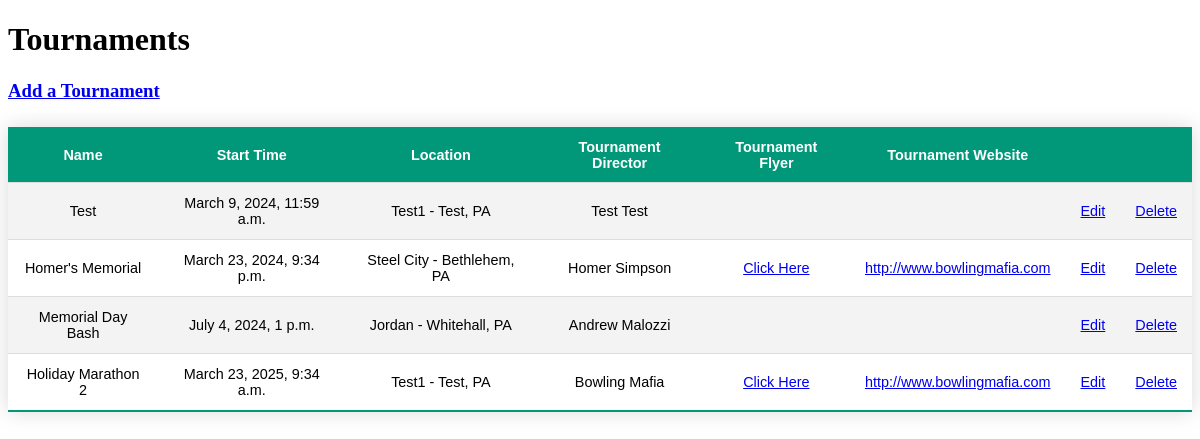
/tournaments (signed in), run on an earlier commit of the app's database.
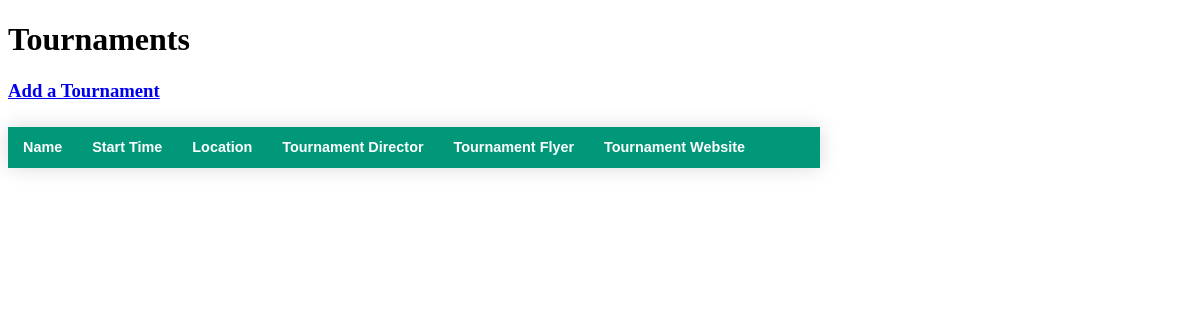
And on a later commit of the database.
### tournaments/models.py (models this page shows)
class Tournament(models.Model):
    tournament_name = models.CharField(max_length=128)
    start_time = models.DateTimeField()
    bowling_center = models.ForeignKey(BowlingCenter, on_delete=models.CASCADE)
    tournament_director = models.ForeignKey(TournamentDirector, on_delete=models.CASCADE)
    website = models.URLField(max_length=256, blank=True)
    flyer = models.FileField(upload_to='tournament_flyers', blank=True)
    def __str__(self):
        return s.capwords(self.tournament_name)
    class Meta:
        ordering = ['start_time']

class BowlingCenter(models.Model):
    center_name = models.CharField(max_length=64)
    address = models.CharField(max_length=128)
    city = models.CharField(max_length=64)
    state = USStateField()
    zip_code = USZipCodeField(max_length=5)
    phone_number = PhoneNumberField()
    website = models.URLField(max_length=256, blank=True)
    def __str__(self):
        return f'{s.capwords(self.center_name, sep=" ")} - {s.capwords(self.city, sep=" ")}, {str(self.state)}'
    class Meta:
        verbose_name = 'Bowling Center'
        ordering = ['state', 'center_name']

class TournamentDirector(models.Model):
    director_user = models.ForeignKey(User, on_delete=models.CASCADE, default=1)
    first_name = models.CharField(max_length=64)
    last_name = models.CharField(max_length=64)
    email_address = models.EmailField(max_length=128)
    phone_number = PhoneNumberField()
    profile_picture = models.ImageField(upload_to='profile_pictures', blank=True)
    def __str__(self):
        return f'{s.capwords(self.first_name)} {s.capwords(self.last_name)}'
    class Meta:
        verbose_name = 'Tournament Director'
        ordering = ['first_name', 'last_name']

### tournaments/views.py (the view)
# urls.py: path('tournaments', views.TournamentList.as_view(), name='list_tournaments'),
class TournamentList(ListView):
    model = Tournament
    context_object_name = 'tournaments'
    template_name = 'tournaments/tournaments/tournament_list.html'
    def get_context_data(self, **kwargs):
        context = super().get_context_data(**kwargs)
        context['logged_in'] = get_login_status(self.request)
        return context

### tournaments/utils.py (called while the page is built)
def get_login_status(request):
    return True if request.user.username != '' else False

### tournaments/templates/tournaments/tournaments/tournament_list.html (shortened to what this page needs)
<!DOCTYPE html>
<html lang="en">
    <head>
    </head>
    <body>
        <h1>Tournaments</h1>
        {% if logged_in %}
        <h3><a href="{% url 'create_tournament' %}">Add a Tournament</a></h3>
        {% endif %}
        <table id="tournaments">
            <thead>
                <tr>
                    <th>Name</th>
                    <th>Start Time</th>
                    <th>Location</th>
                    <th>Tournament Director</th>
                    <th>Tournament Flyer</th>
                    <th>Tournament Website</th>
                    {% if logged_in %}
                    <th></th>
                    <th></th>
                    {% endif %}
                </tr>
            </thead>
            <tbody>
                    {% for tournament in tournaments %}
                <tr>
                    <td>{{ tournament }}</td>
                    <td>{{ tournament.start_time }}</td>
                    <td>{{ tournament.bowling_center }}</td>
                    <td>{{ tournament.tournament_director }}</td>
                    <td>
                        {% if tournament.flyer %}
                        <a href="{{ tournament.flyer.url }}" target="_blank">
                            Click Here
                        </a>
                        {% endif %}
                    </td>
                    <td>
                        <a href="{{ tournament.website }}" target="_blank">
                            {{ tournament.website }}
                        </a>
                    </td>
                    {% if logged_in %}
                    <td><a href="{% url 'update_tournament' tournament.id %}">Edit</a></td>
                    <td><a href="{% url 'delete_tournament' tournament.id %}">Delete</a></td>
                    {% endif %}
                </tr>
                    {% endfor %}
            </tbody>
        </table>
    </body>
</html>

### tournaments/templates/tournaments/tournaments/tournament_list.html (style rules this page uses)
#tournaments { border-collapse: collapse; margin: 25px 0; font-size: 0.9em; font-family: sans-serif; text-align: center; min-width: 400px; box-shadow: 0 0 20px rgba(0, 0, 0, 0.15); }
#tournaments thead tr { background-color: #009879; color: #ffffff; }
#tournaments th, #tournaments td { padding: 12px 15px; }

What changed in the data, as far as the page shows it:
removed Tournament: tournament_name "Test", start_time "March 9, 2024, 11:59 a.m.", bowling_center "Test1 - Test, PA", tournament_director "Test Test"
removed Tournament: tournament_name "Homer's Memorial", start_time "March 23, 2024, 9:34 p.m.", bowling_center "Steel City - Bethlehem, PA", tournament_director "Homer Simpson", website "http://www.bowlingmafia.com"
removed Tournament: tournament_name "Memorial Day Bash", start_time "July 4, 2024, 1 p.m.", bowling_center "Jordan - Whitehall, PA", tournament_director "Andrew Malozzi"
removed Tournament: tournament_name "Holiday Marathon 2", start_time "March 23, 2025, 9:34 a.m.", bowling_center "Test1 - Test, PA", tournament_director "Bowling Mafia", website "http://www.bowlingmafia.com"
